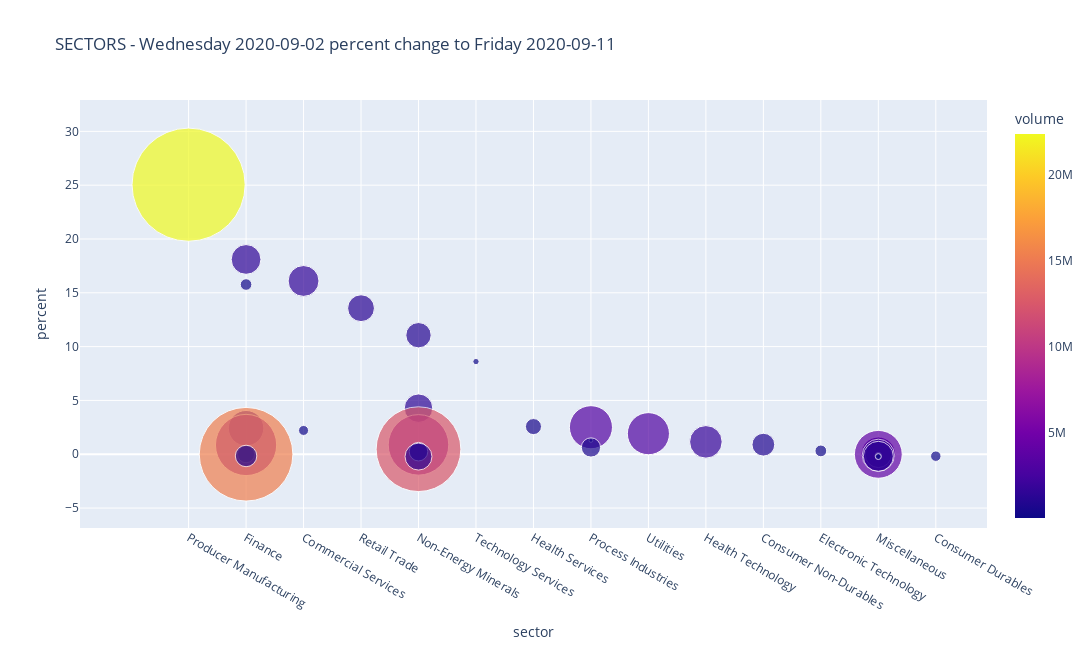
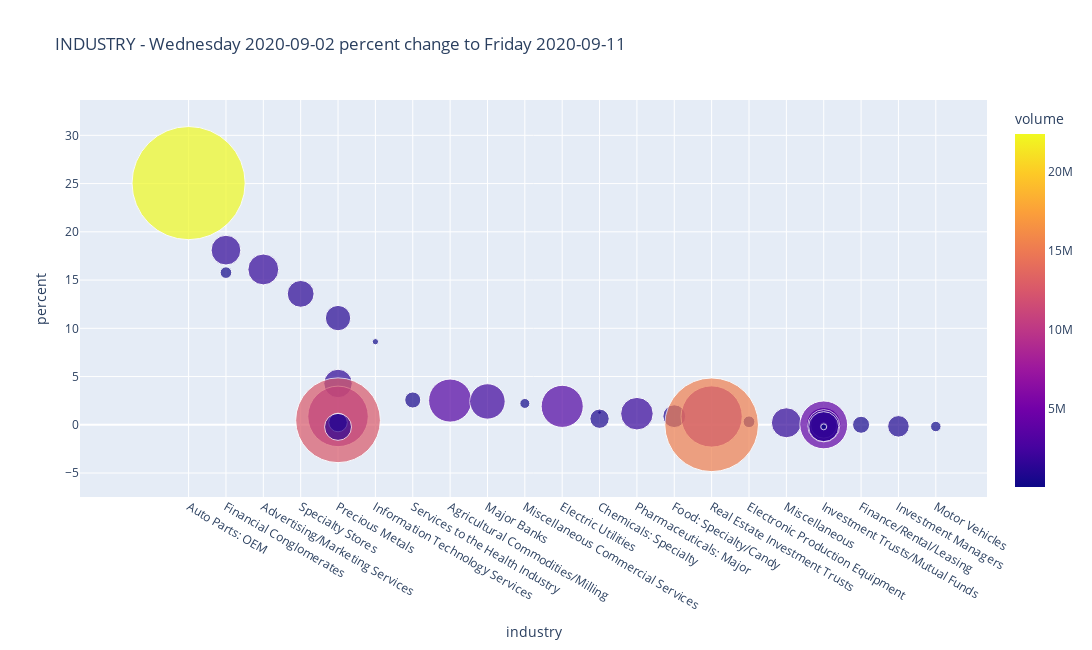

The cell these charts' notebook holds for them, in order:
### Code cell
ndays = 7
dfEnd, end = getEndRow(symbols)
dfStart, start = getStartRow(symbols, ndays)
df_stock = getPercentVolSecInd(dfEnd,dfStart,df_secind)
title = '{} - {} percent change to {}'.format('SECTORS',start,end)
height = 800
size = 80
fig = px.scatter(df_stock[:40], x="sector", y="percent",
	         size="volume", color="volume", title = title,
                 hover_name="name", log_x=False, log_y=False,
                 size_max=size,width=1400, height=height)
fig.show()
title = '{} - {} percent change to {}'.format('INDUSTRY',start,end)
fig = px.scatter(df_stock[:40], x="industry", y="percent",
	         size="volume", color="volume", title = title,
                 hover_name="name", log_x=False, log_y=False,
                 size_max=zi==size,width=1400, height=height)
fig.show()

### Figure 1 — Plotly figure (JSON) as saved in the notebook; plotly's stock layout.template omitted (floating-point values rounded to 4 significant figures)
{"data": [{"hoverlabel": {"namelength": 0}, "hovertemplate": "<b>%{hovertext}</b><br><br>sector=%{x}<br>percent=%{y}<br>volume=%{marker.color}", "hovertext": ["WKHS", "GRAF", "CCO", "COHN", "RH", "AAU", "DMRC", "OR", "LH", "ADM", "COF", "NEWT", "DUK", "REX", "NVS", "LW", "AG", "AGNC", "DQ", "GOLD", "PI", "AEM", "CLSK", "VGSH", "FLDR", "FINV", "NLY", "EELV", "FPE", "SHY", "SHV", "BIL", "VCSH", "SUSB", "ORCC", "BIZD", "BYDDF", "PHYS", "JPI", "SAND"], "legendgroup": "", "marker": {"color": [22405072, 1549772, 1670186, 236423, 1261494, 1125589, 69613, 1421359, 451601, 3249708, 2192442, 174154, 3103778, 24876, 1858920, 910101, 6413564, 6567979, 652441, 12573917, 242481, 607108, 1576158, 1972922, 92028, 508187, 15358008, 16054, 828362, 2109783, 4005831, 1211467, 1820792, 78124, 811793, 42699, 191792, 1571898, 61131, 1270398], "coloraxis": "coloraxis", "size": [22405072, 1549772, 1670186, 236423, 1261494, 1125589, 69613, 1421359, 451601, 3249708, 2192442, 174154, 3103778, 24876, 1858920, 910101, 6413564, 6567979, 652441, 12573917, 242481, 607108, 1576158, 1972922, 92028, 508187, 15358008, 16054, 828362, 2109783, 4005831, 1211467, 1820792, 78124, 811793, 42699, 191792, 1571898, 61131, 1270398], "sizemode": "area", "sizeref": 3501.0, "symbol": "circle"}, "mode": "markers", "name": "", "showlegend": false, "type": "scatter", "x": ["Producer Manufacturing", "Finance", "Commercial Services", "Finance", "Retail Trade", "Non-Energy Minerals", "Technology Services", "Non-Energy Minerals", "Health Services", "Process Industries", "Finance", "Commercial Services", "Utilities", "Process Industries", "Health Technology", "Consumer Non-Durables", "Non-Energy Minerals", "Finance", "Process Industries", "Non-Energy Minerals", "Electronic Technology", "Non-Energy Minerals", "Miscellaneous", "Miscellaneous", "Miscellaneous", "Finance", "Finance", "Miscellaneous", "Miscellaneous", "Miscellaneous", "Miscellaneous", "Miscellaneous", "Miscellaneous", "Miscellaneous", "Finance", "Miscellaneous", "Consumer Durables", "Miscellaneous", "Miscellaneous", "Non-Energy Minerals"], "xaxis": "x", "y": [25.05, 18.1, 16.1, 15.77, 13.57, 11.06, 8.61, 4.28, 2.57, 2.51, 2.42, 2.21, 1.91, 1.28, 1.15, 0.89, 0.87, 0.86, 0.63, 0.47, 0.31, 0.24, 0.21, 0.03, 0.01, 0, 0, 0, 0, -0.01, -0.01, -0.02, -0.1, -0.15, -0.16, -0.16, -0.18, -0.19, -0.22, -0.22], "yaxis": "y"}], "layout": {"coloraxis": {"colorbar": {"title": {"text": "volume"}}, "colorscale": [[0, "#0d0887"], [0.1111, "#46039f"], [0.2222, "#7201a8"], [0.3333, "#9c179e"], [0.4444, "#bd3786"], [0.5556, "#d8576b"], [0.6667, "#ed7953"], [0.7778, "#fb9f3a"], [0.8889, "#fdca26"], [1, "#f0f921"]]}, "height": 650, "legend": {"itemsizing": "constant", "tracegroupgap": 0}, "title": {"text": "SECTORS - Wednesday 2020-09-02 percent change to Friday 2020-09-11"}, "width": 1400, "xaxis": {"anchor": "y", "domain": [0, 1], "title": {"text": "sector"}}, "yaxis": {"anchor": "x", "domain": [0, 1], "title": {"text": "percent"}}}}

### Figure 2 — Plotly figure (JSON) as saved in the notebook; plotly's stock layout.template omitted (floating-point values rounded to 4 significant figures)
{"data": [{"hoverlabel": {"namelength": 0}, "hovertemplate": "<b>%{hovertext}</b><br><br>industry=%{x}<br>percent=%{y}<br>volume=%{marker.color}", "hovertext": ["WKHS", "GRAF", "CCO", "COHN", "RH", "AAU", "DMRC", "OR", "LH", "ADM", "COF", "NEWT", "DUK", "REX", "NVS", "LW", "AG", "AGNC", "DQ", "GOLD", "PI", "AEM", "CLSK", "VGSH", "FLDR", "FINV", "NLY", "EELV", "FPE", "SHY", "SHV", "BIL", "VCSH", "SUSB", "ORCC", "BIZD", "BYDDF", "PHYS", "JPI", "SAND"], "legendgroup": "", "marker": {"color": [22405072, 1549772, 1670186, 236423, 1261494, 1125589, 69613, 1421359, 451601, 3249708, 2192442, 174154, 3103778, 24876, 1858920, 910101, 6413564, 6567979, 652441, 12573917, 242481, 607108, 1576158, 1972922, 92028, 508187, 15358008, 16054, 828362, 2109783, 4005831, 1211467, 1820792, 78124, 811793, 42699, 191792, 1571898, 61131, 1270398], "coloraxis": "coloraxis", "size": [22405072, 1549772, 1670186, 236423, 1261494, 1125589, 69613, 1421359, 451601, 3249708, 2192442, 174154, 3103778, 24876, 1858920, 910101, 6413564, 6567979, 652441, 12573917, 242481, 607108, 1576158, 1972922, 92028, 508187, 15358008, 16054, 828362, 2109783, 4005831, 1211467, 1820792, 78124, 811793, 42699, 191792, 1571898, 61131, 1270398], "sizemode": "area", "sizeref": 3501.0, "symbol": "circle"}, "mode": "markers", "name": "", "showlegend": false, "type": "scatter", "x": ["Auto Parts: OEM", "Financial Conglomerates", "Advertising/Marketing Services", "Financial Conglomerates", "Specialty Stores", "Precious Metals", "Information Technology Services", "Precious Metals", "Services to the Health Industry", "Agricultural Commodities/Milling", "Major Banks", "Miscellaneous Commercial Services", "Electric Utilities", "Chemicals: Specialty", "Pharmaceuticals: Major", "Food: Specialty/Candy", "Precious Metals", "Real Estate Investment Trusts", "Chemicals: Specialty", "Precious Metals", "Electronic Production Equipment", "Precious Metals", "Miscellaneous", "Investment Trusts/Mutual Funds", "Investment Trusts/Mutual Funds", "Finance/Rental/Leasing", "Real Estate Investment Trusts", "Investment Trusts/Mutual Funds", "Investment Trusts/Mutual Funds", "Investment Trusts/Mutual Funds", "Investment Trusts/Mutual Funds", "Investment Trusts/Mutual Funds", "Investment Trusts/Mutual Funds", "Investment Trusts/Mutual Funds", "Investment Managers", "Investment Trusts/Mutual Funds", "Motor Vehicles", "Investment Trusts/Mutual Funds", "Investment Trusts/Mutual Funds", "Precious Metals"], "xaxis": "x", "y": [25.05, 18.1, 16.1, 15.77, 13.57, 11.06, 8.61, 4.28, 2.57, 2.51, 2.42, 2.21, 1.91, 1.28, 1.15, 0.89, 0.87, 0.86, 0.63, 0.47, 0.31, 0.24, 0.21, 0.03, 0.01, 0, 0, 0, 0, -0.01, -0.01, -0.02, -0.1, -0.15, -0.16, -0.16, -0.18, -0.19, -0.22, -0.22], "yaxis": "y"}], "layout": {"coloraxis": {"colorbar": {"title": {"text": "volume"}}, "colorscale": [[0, "#0d0887"], [0.1111, "#46039f"], [0.2222, "#7201a8"], [0.3333, "#9c179e"], [0.4444, "#bd3786"], [0.5556, "#d8576b"], [0.6667, "#ed7953"], [0.7778, "#fb9f3a"], [0.8889, "#fdca26"], [1, "#f0f921"]]}, "height": 650, "legend": {"itemsizing": "constant", "tracegroupgap": 0}, "title": {"text": "INDUSTRY - Wednesday 2020-09-02 percent change to Friday 2020-09-11"}, "width": 1400, "xaxis": {"anchor": "y", "domain": [0, 1], "title": {"text": "industry"}}, "yaxis": {"anchor": "x", "domain": [0, 1], "title": {"text": "percent"}}}}
